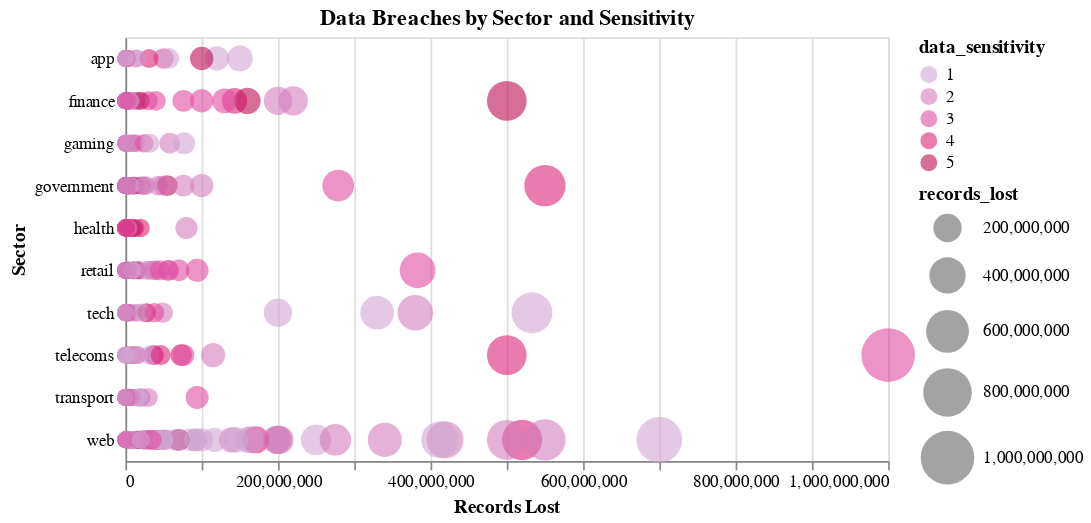

The notebook cell this image was saved under:
### Markdown cell above
### Step 3: Apply a Color Scheme

1. **Objective**: Improve the chart's visual clarity by changing the color scheme for `data_sensitivity`.
2. **Instructions**:
   - **Set Color Scheme**: Use `.scale(scheme='purplered')` to change the color scheme of `data_sensitivity` to `purplered` for better contrast.
   
   There are so many color schemes https://vega.github.io/vega/docs/schemes/

### Code cell
alt.Chart(breaches_filtered).mark_circle(opacity = 0.6).encode(
    x=alt.X('records_lost:Q').title("Records Lost"),
    y=alt.Y('sector:N').title("Sector"),
    size=alt.Size('records_lost').scale(domain=[1e6,1e9], range = [100, 1000]), 
    color=alt.Color('data_sensitivity:N').scale(scheme='purplered'),
    tooltip=alt.Tooltip(['organisation', 'date', 'records_lost', 'method', 'story'])
).properties(
    width = 450,
    height = 250,
    title = "Data Breaches by Sector and Sensitivity",
)

### Figure 1 — Vega-Lite specification as saved in the notebook (floating-point values rounded to 4 significant figures; data arrays with more than 128 entries replaced by an {"elided": "..."} marker saying what was removed)
{"config": {"view": {"continuousWidth": 300, "continuousHeight": 300}}, "data": {"name": "data-fb7646a690298da19bf68161e8d0cf55"}, "mark": {"type": "circle", "opacity": 0.6}, "encoding": {"color": {"field": "data_sensitivity", "scale": {"scheme": "purplered"}, "type": "nominal"}, "size": {"field": "records_lost", "scale": {"domain": [1000000.0, 1000000000.0], "range": [100, 1000]}, "type": "quantitative"}, "tooltip": [{"field": "organisation", "type": "nominal"}, {"field": "date", "type": "nominal"}, {"field": "records_lost", "type": "quantitative"}, {"field": "method", "type": "nominal"}, {"field": "story", "type": "nominal"}], "x": {"field": "records_lost", "title": "Records Lost", "type": "quantitative"}, "y": {"field": "sector", "title": "Sector", "type": "nominal"}}, "height": 250, "title": "Data Breaches by Sector and Sensitivity", "width": 450, "$schema": "https://vega.github.io/schema/vega-lite/v5.20.1.json", "datasets": {"data-fb7646a690298da19bf68161e8d0cf55": {"elided": "458 records"}}}
